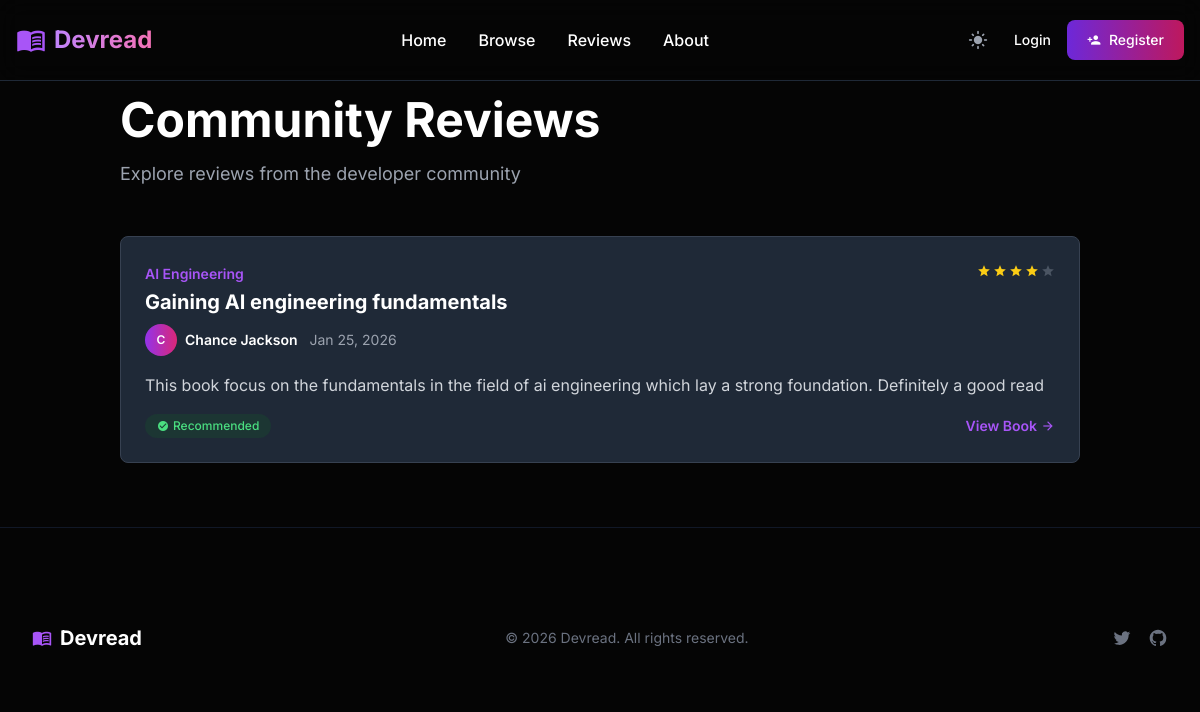
Page /books/reviews/ on the committed database.
### reviews/models.py (models this page shows, shortened)
class Review(models.Model):
    title = models.CharField(max_length=100)
    content = models.TextField()
    rating = models.PositiveSmallIntegerField(
        validators=[MinValueValidator(1), MaxValueValidator(5)],
        help_text="1 to 5 stars"
    )
    is_recommended = models.BooleanField(default=True)
    tech_stack_used = models.CharField(
        max_length=100,
        blank=True,
        help_text="e.g., 'Used this to learn Typescript'"
        )
    book = models.ForeignKey(Book, on_delete=models.CASCADE,related_name='reviews')
    user = models.ForeignKey(settings.AUTH_USER_MODEL, on_delete=models.CASCADE,related_name='reviews')
    created_at = models.DateTimeField(auto_now_add=True)
    updated_at = models.DateTimeField(auto_now=True)
    class Meta:
        unique_together = ('book', 'user')
        ordering = ['-created_at']

### books/models.py (models this page shows, shortened)
class Book(models.Model):
    LEVEL_CHOICES = [
            ('BGN', 'Beginner'),
            ('INT', 'Intermediate'),
            ('ADV', 'Advanced'),
        ]
    authors = models.ManyToManyField(Author, related_name='books')
    title = models.CharField(max_length=100,unique=True)
    description = models.TextField()
    isbn = models.CharField("ISBN", max_length=13, unique=True)
    slug = models.SlugField(max_length=100,unique=True)
    difficulty = models.CharField(max_length=3, choices=LEVEL_CHOICES, default='BGN')
    categories = models.ManyToManyField(Category,related_name='books')
    cover_image = models.ImageField(upload_to='book_covers/',)
    book_url = models.URLField(blank=True)
    publisher = models.CharField(max_length=100,blank=True)
    published_date = models.DateField()
    created_at = models.DateTimeField(auto_now_add=True)
    updated_at = models.DateTimeField(auto_now=True)
    class Meta:
        verbose_name ='Book'
        verbose_name_plural = 'Books'

### accounts/models.py (models this page shows, shortened)
class User(AbstractUser):
    email = models.EmailField(unique=True)
    avatar = models.ImageField(upload_to='avatars/', blank=True, null=True)
    bio = models.TextField(max_length=500,blank=True)
    github_username = models.CharField(max_length=100,blank=True)
    website = models.URLField(max_length=100,blank=True)
    primary_techstack = models.CharField(max_length=100, help_text='eg. Python/Django')
    USERNAME_FIELD = 'email'
    REQUIRED_FIELDS = ['username']
    class Meta:
        indexes = [
            models.Index(fields = ['primary_techstack'])
        ]

### reviews/views.py (the view)
# urls.py: path('reviews/', reviews_views.review_list, name='review_list'),
def review_list(request):
    reviews = Review.objects.all().select_related('user', 'book').order_by('-created_at')
    context = {
        'reviews': reviews,
    }
    return render(request, 'reviews/review_list.html', context)

### reviews/templates/reviews/review_list.html (shortened to what this page needs)
{% extends 'base.html' %}
{% block content %}
<main class="pt-24 pb-16 bg-background-light dark:bg-background-dark">
    <div class="max-w-5xl mx-auto px-4 sm:px-6 lg:px-8">
        <div class="mb-12">
            <h1 class="text-4xl md:text-5xl font-bold text-gray-900 dark:text-white mb-4">
                Community Reviews
            </h1>
            <p class="text-lg text-gray-600 dark:text-gray-400">
                Explore reviews from the developer community
            </p>
        </div>
        <div class="space-y-6">
            {% if reviews %}
                {% for review in reviews %}
                <div class="bg-white dark:bg-gray-800 rounded-lg border border-gray-200 dark:border-gray-700 p-6 hover:shadow-lg transition-shadow duration-300">
                    <div class="flex items-start justify-between gap-4 mb-4">
                        <div class="flex-1">
                            <a
                                href="{% url 'book_detail' review.book.slug %}"
                                class="text-sm font-semibold text-primary hover:text-pink-600 transition-colors mb-1 inline-block"
                            >
                                {{ review.book.title }}
                            </a>
                            <h3 class="text-xl font-bold text-gray-900 dark:text-white mb-2">
                                {{ review.title }}
                            </h3>
                            <div class="flex items-center gap-3">
                                <div class="flex items-center gap-2">
                                    <div class="flex items-center justify-center w-8 h-8 rounded-full bg-gradient-to-r from-purple-600 to-pink-600 text-white font-semibold text-xs">
                                        {{ review.user.first_name|slice:":1"|upper|default:review.user.username|slice:":1"|upper }}
                                    </div>
                                    <div>
                                        <p class="text-sm font-semibold text-gray-900 dark:text-white">
                                            {{ review.user.get_full_name|default:review.user.username }}
                                        </p>
                                    </div>
                                </div>
                                <span class="text-sm text-gray-500 dark:text-gray-400">
                                    {{ review.created_at|date:"M d, Y" }}
                                </span>
                            </div>
                        </div>
                        <div class="flex gap-0.5 flex-shrink-0">
                            {% for i in "12345" %}
                                <span class="material-icons text-sm {% if forloop.counter <= review.rating %}text-yellow-400{% else %}text-gray-300 dark:text-gray-600{% endif %}">star</span>
                            {% endfor %}
                        </div>
                    </div>
                    <p class="text-gray-700 dark:text-gray-300 leading-relaxed mb-4">
                        {{ review.content }}
                    </p>
                    <div class="flex items-center gap-3">
                        {% if review.is_recommended %}
                        <span class="inline-flex items-center gap-1 px-3 py-1 rounded-full bg-green-100 dark:bg-green-900/30 text-green-700 dark:text-green-400 text-xs font-medium">
                            <span class="material-icons text-xs">check_circle</span>
                            Recommended
                        </span>
                        {% endif %}
                        <a
                            href="{% url 'book_detail' review.book.slug %}"
                            class="ml-auto inline-flex items-center text-primary hover:text-pink-600 font-semibold text-sm transition-colors"
                        >
                            View Book
                            <span class="material-icons text-sm ml-1">arrow_forward</span>
                        </a>
                    </div>
                </div>
                {% endfor %}
            {% else %}
            <div class="text-center py-16">
                <span class="material-icons text-6xl text-gray-300 dark:text-gray-600 block mb-4">comment</span>
                <p class="text-gray-600 dark:text-gray-400 text-lg">No reviews yet. Be the first to review a book!</p>
            </div>
            {% endif %}
        </div>
    </div>
</main>
{% endblock %}

### devread_core/static/css/style.css (style rules this page uses)
html { scroll-behavior: smooth; }

### rows in the picture
Review: book "AI Engineering", title "Gaining AI engineering fundamentals", user.first_name "C", user.get_full_name "Chance Jackson", created_at "Jan 25, 2026", rating 4 (drawn), content "This book focus on the fundamentals in the field of ai engineering which lay a strong foundation. Definitely a good read", is_recommended True (drawn)
